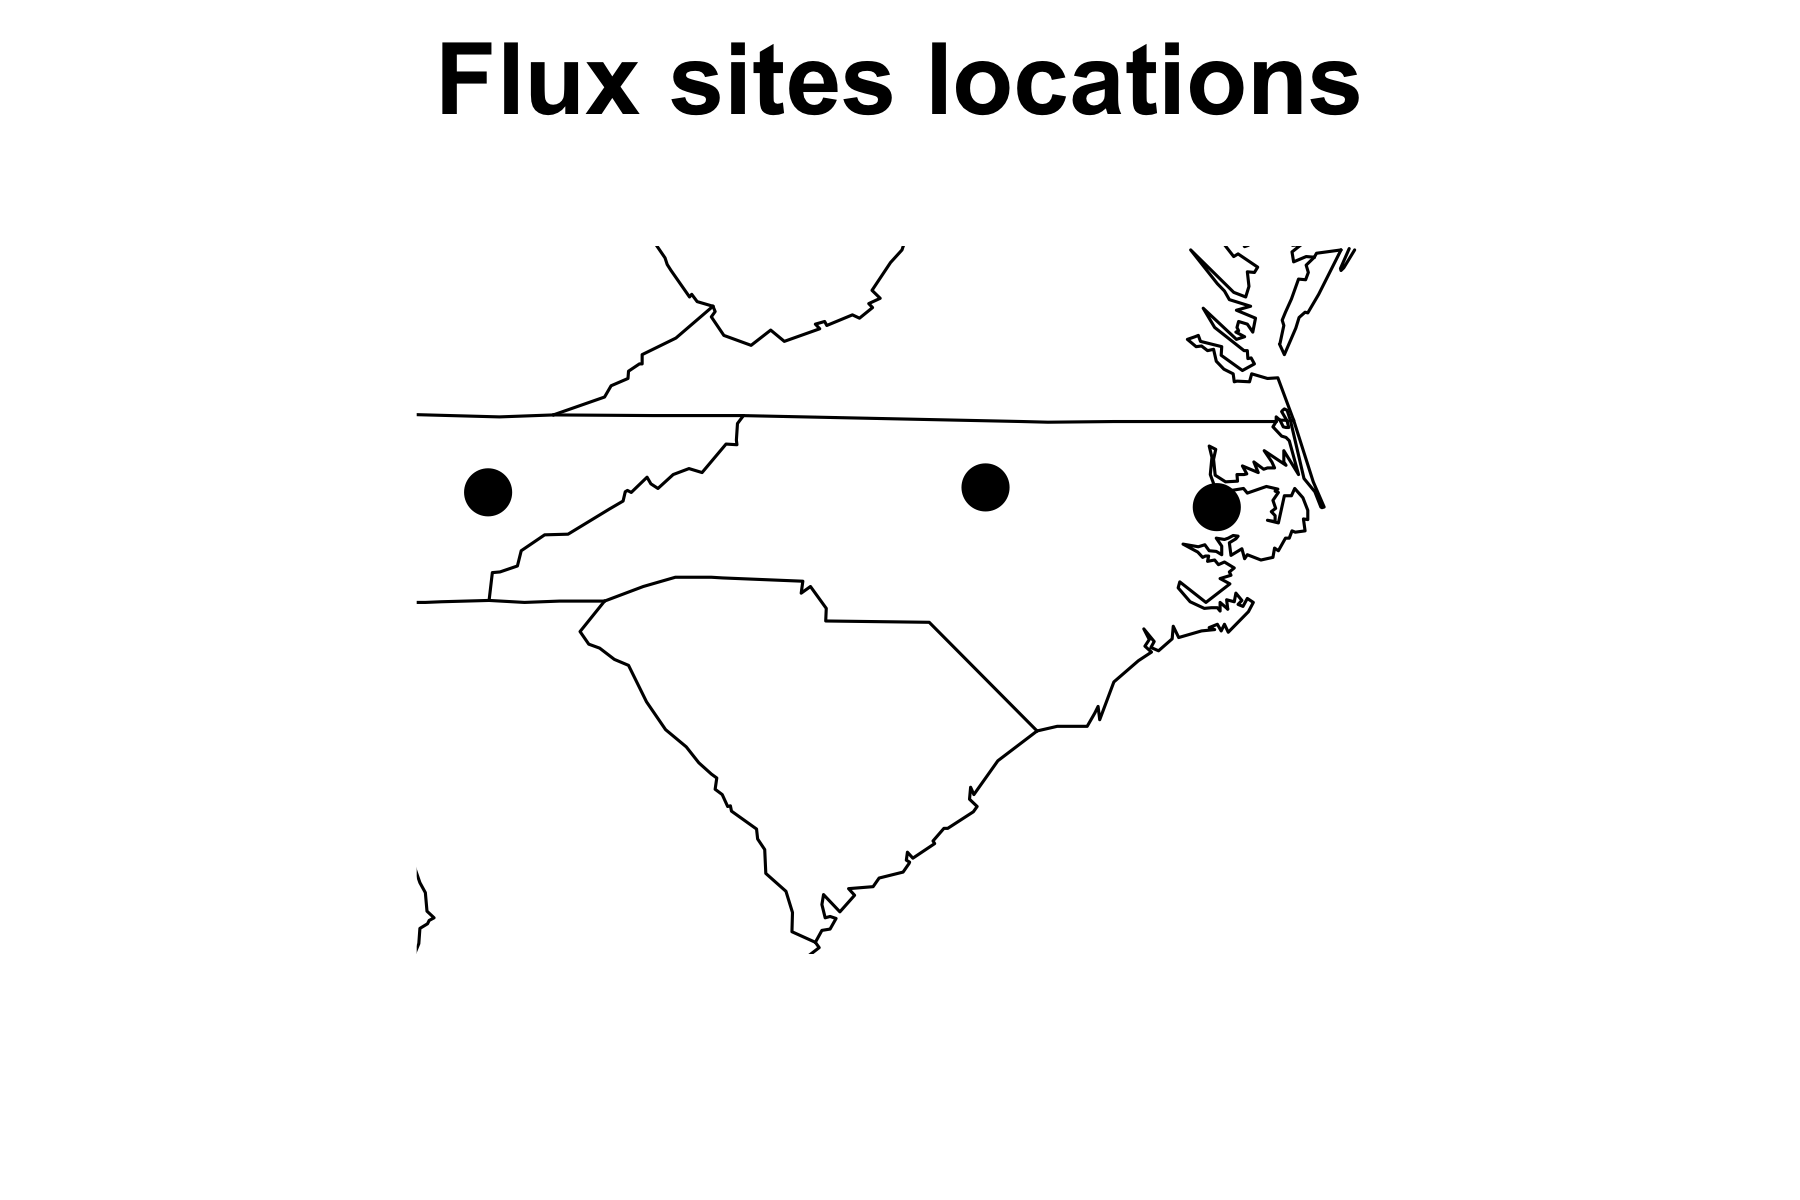

Write R code to recreate this figure.
library(maps)

source('~/Projects/procVisData/dataViz.R')
siteNames <- c('Chestnut Ridge',
               'Duke Hardwoods',
               'Duke Loblolly Pine',
               'NC Loblolly Pine',
               'General Model')
cols <- c(rep('#707070', 4), 'black') 

png('figure/etFlux.Fig.MapSites.png', width = 6, height = 4, units = 'in', res = 300)
map('state', xlim=c(-85,-75), ylim=c(32,38))
points(sites[Code%in%c('ChR', 'Dk2', 'NC2'),
             .(Longitude, Latitude)], pch=19, cex=2)
mtext('Flux sites locations', font=2, cex=2, line = 2)
dev.off()